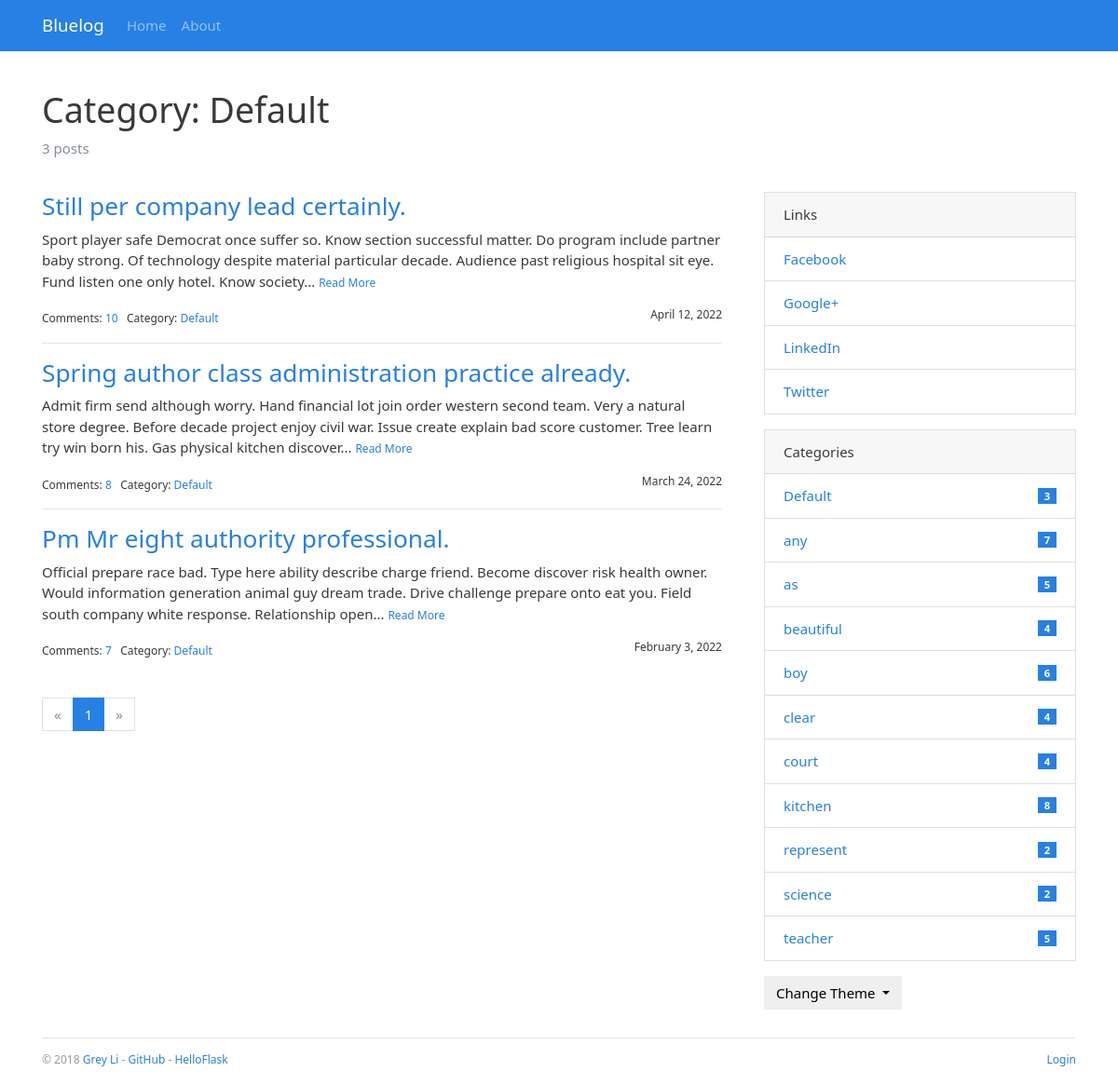
Page /category/1 on the committed database.
### bluelog/models/models.py (models this page shows, shortened)
class Admin(db.Model, UserMixin):
    id = db.Column(db.Integer, primary_key=True)
    username = db.Column(db.String(20))
    password_hash = db.Column(db.String(128))
    blog_title = db.Column(db.String(60))
    blog_sub_title = db.Column(db.String(100))
    name = db.Column(db.String(30))
    about = db.Column(db.Text)

class Category(db.Model):
    id = db.Column(db.Integer, primary_key=True)
    name = db.Column(db.String(30), unique=True)
    posts = db.relationship('Post', back_populates='category')

class Post(db.Model):
    id = db.Column(db.Integer, primary_key=True)
    title = db.Column(db.String(60))
    body = db.Column(db.Text)
    timestamp = db.Column(db.DateTime, default=datetime.utcnow, index=True)
    can_comment = db.Column(db.Boolean, default=True)
    category_id = db.Column(db.Integer, db.ForeignKey('category.id'))
    category = db.relationship('Category', back_populates='posts')
    comments = db.relationship('Comment', back_populates='post', cascade='all, delete-orphan')

class Link(db.Model):
    id = db.Column(db.Integer, primary_key=True)
    name = db.Column(db.String(30))
    url = db.Column(db.String(255))

### bluelog/routes/blog.py (the view)
@blog_bp.route('/category/<int:category_id>')
def show_category(category_id):
    category = Category.query.get_or_404(category_id)
    page = request.args.get('page', 1, type=int)
    per_page = current_app.config['BLUELOG_POST_PER_PAGE']
    pagination = Post.query.with_parent(category).order_by(Post.timestamp.desc()).paginate(page, per_page)
    posts = pagination.items
    return render_template('blog/category.html', category=category, pagination=pagination, posts=posts)

### bluelog/__init__.py (called while the page is built)
def register_template_context(app):
    @app.context_processor
    def make_template_context():
        admin = Admin.query.first()
        categories = Category.query.order_by(Category.name).all()
        links = Link.query.order_by(Link.name).all()
        if current_user.is_authenticated:
            unread_comments = Comment.query.filter_by(reviewed=False).count()
        else:
            unread_comments = None
        return dict(
            admin=admin, categories=categories,
            links=links, unread_comments=unread_comments)

def register_request_handlers(app):
    @app.after_request
    def query_profiler(response):
        for q in get_debug_queries():
            if q.duration >= app.config['BLUELOG_SLOW_QUERY_THRESHOLD']:
                app.logger.warning(
                    'Slow query: Duration: %fs\n Context: %s\nQuery: %s\n '
                    % (q.duration, q.context, q.statement)
                )
        return response

### bluelog/templates/blog/category.html (shortened to what this page needs)
{% extends 'base.html' %}
{% from 'bootstrap/pagination.html' import render_pagination %}
{% block content %}
    <div class="page-header">
        <h1>Category: {{ category.name }}</h1>
        <p class="text-muted">{{ category.posts|length }} posts</p>
    </div>
    <div class="row">
        <div class="col-sm-8">
            {% include "blog/_posts.html" %}
            <div class="page-footer">{{ render_pagination(pagination) }}</div>
        </div>
        <div class="col-sm-4 sidebar">
            {% include "blog/_sidebar.html" %}
        </div>
    </div>
{% endblock %}

### bluelog/templates/base.html (shortened to what this page needs)
{% from 'bootstrap/nav.html' import render_nav_item %}
<!DOCTYPE html>
<html lang="en">
<head>
    {% block head %}
        <link rel="stylesheet"
              href="{{ url_for('static', filename='css/%s.min.css' % request.cookies.get('theme', 'perfect_blue')) }}"
              type="text/css">
        <link rel="stylesheet" href="{{ url_for('static', filename='css/style.css') }}" type="text/css">
    {% endblock head %}
</head>
<body>
{% block nav %}
    <nav class="navbar navbar-expand-lg navbar-dark bg-primary">
        <div class="container">
            <a class="navbar-brand" href="{{ url_for('blog.index') }}">{{ admin.blog_title }}</a>
            <div class="collapse navbar-collapse" id="navbarColor01">
                <ul class="navbar-nav mr-auto">
                    {{ render_nav_item('blog.index', 'Home') }}
                    {{ render_nav_item('blog.about', 'About') }}
                </ul>
            </div>
        </div>
    </nav>
{% endblock nav %}
<main class="container">
    {% block content %}{% endblock content %}
    {% block footer %}
        <footer>
            <p class="float-left">
                <small> &copy; 2018 <a href="http://greyli.com" title="Written by Grey Li">Grey Li</a> -
                    <a href="https://github.com/greyli/bluelog" title="Fork me on GitHub">GitHub</a> -
                    <a href="http://helloflask.com" title="A HelloFlask project">HelloFlask</a>
                </small>
            </p>
            <p class="float-right">
                <small>
                    {% if current_user.is_authenticated %}
                        <a href="{{ url_for('auth.logout', next=request.full_path) }}">Logout</a>
                    {% else %}
                        <a href="{{ url_for('auth.login', next=request.full_path) }}">Login</a>
                    {% endif %}
                </small>
            </p>
        </footer>
    {% endblock footer %}
</main>
</body>
</html>

### bluelog/templates/blog/_posts.html (shortened to what this page needs)
{% if posts %}
    {% for post in posts %}
        <h3 class="text-primary"><a href="{{ url_for('.show_post', post_id=post.id) }}">{{ post.title }}</a></h3>
        <p>
            {{ post.body|striptags|truncate }}
            <small><a href="{{ url_for('.show_post', post_id=post.id) }}">Read More</a></small>
        </p>
        <small>
            Comments: <a href="{{ url_for('.show_post', post_id=post.id) }}#comments">{{ post.comments|length }}</a>&nbsp;&nbsp;
            Category: <a
                href="{{ url_for('.show_category', category_id=post.category.id) }}">{{ post.category.name }}</a>
            <span class="float-right">{{ moment(post.timestamp).format('LL') }}</span>
        </small>
        {% if not loop.last %}
            <hr>
        {% endif %}
    {% endfor %}
{% endif %}

### bluelog/templates/blog/_sidebar.html (shortened to what this page needs)
{% if links %}
    <div class="card mb-3">
        <div class="card-header">Links</div>
        <ul class="list-group list-group-flush">
            {% for link in links %}
                <li class="list-group-item  list-group-item-action d-flex justify-content-between align-items-center">
                    <a href="{{ link.url }}" target="_blank">{{ link.name }}</a>
                </li>
            {% endfor %}
        </ul>
    </div>
{% endif %}
{% if categories %}
    <div class="card mb-3">
        <div class="card-header">Categories</div>
        <ul class="list-group list-group-flush">
            {% for category in categories %}
                <li class="list-group-item  list-group-item-action d-flex justify-content-between align-items-center">
                    <a href="{{ url_for('blog.show_category', category_id=category.id) }}">
                        {{ category.name }}
                    </a>
                    <span class="badge badge-primary badge-pill"> {{ category.posts|length }}</span>
                </li>
            {% endfor %}
        </ul>
    </div>
{% endif %}
<div class="dropdown">
    <button class="btn btn-default dropdown-toggle" type="button" id="dropdownMenuButton"
            data-toggle="dropdown" aria-haspopup="true" aria-expanded="false">
        Change Theme
    </button>
</div>

### bluelog/static/css/style.css (style rules this page uses)
nav { margin-bottom: 20px; }
.page-header { padding-top: 20px; padding-bottom: 20px; }
.sidebar { padding-left: 30px; }
footer { margin-top: 30px; padding: 10px 0 40px; color: #999; border-top: 1px solid #e5e5e5; }
.page-footer { padding-top: 40px; }

### rows in the picture
Admin: blog_title "Bluelog"
Category: name "Default", posts|length "3"
Post: title "Still per company lead certainly.", body "Sport player safe Democrat once suffer so. Know section successful matter. Do program include partner baby strong. Of technology despite material particular decade. Audience past religious hospital sit eye. Fund listen one only hotel. Know society...", comments|length "10", category.name "Default", timestamp "April 12, 2022"
Post: title "Spring author class administration practice already.", body "Admit firm send although worry. Hand financial lot join order western second team. Very a natural store degree. Before decade project enjoy civil war. Issue create explain bad score customer. Tree learn try win born his. Gas physical kitchen discover...", comments|length "8", category.name "Default", timestamp "March 24, 2022"
Post: title "Pm Mr eight authority professional.", body "Official prepare race bad. Type here ability describe charge friend. Become discover risk health owner. Would information generation animal guy dream trade. Drive challenge prepare onto eat you. Field south company white response. Relationship open...", comments|length "7", category.name "Default", timestamp "February 3, 2022"
Link: name "Facebook"
Link: name "Google+"
Link: name "LinkedIn"
Link: name "Twitter"
Category: name "any", posts|length "7"
Category: name "as", posts|length "5"
Category: name "beautiful", posts|length "4"
Category: name "boy", posts|length "6"
Category: name "clear", posts|length "4"
Category: name "court", posts|length "4"
Category: name "kitchen", posts|length "8"
Category: name "represent", posts|length "2"
Category: name "science", posts|length "2"
Category: name "teacher", posts|length "5"

### other values in the picture
{{ render_nav_item('blog.index', 'Home') }} "Home"
{{ render_nav_item('blog.about', 'About') }} "About"
{{ category.posts|length }} "3"
{{ render_pagination(pagination) }} "« 1 »"
